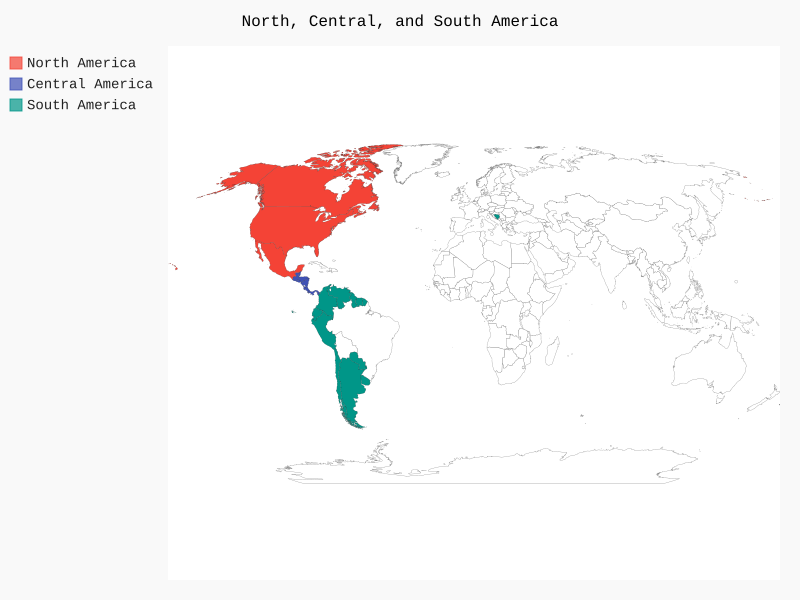

Write the Python code that produced this figure.
from pygal_maps_world.i18n import COUNTRIES
from pygal_maps_world.maps import World

wm = World()
wm.title = 'North, Central, and South America'

wm.add('North America', ['ca', 'mx', 'us'])
wm.add('Central America', ['bz', 'cr', 'gt', 'hn', 'ni', 'pa', 'sv'])
wm.add('South America', ['ar', 'ba', 'bz', 'cl', 'co', 'ec', 'gf', 'gy', 'pe', 'py', 'sr', 'uy', 've'])

wm.render_to_file('americas.svg')
